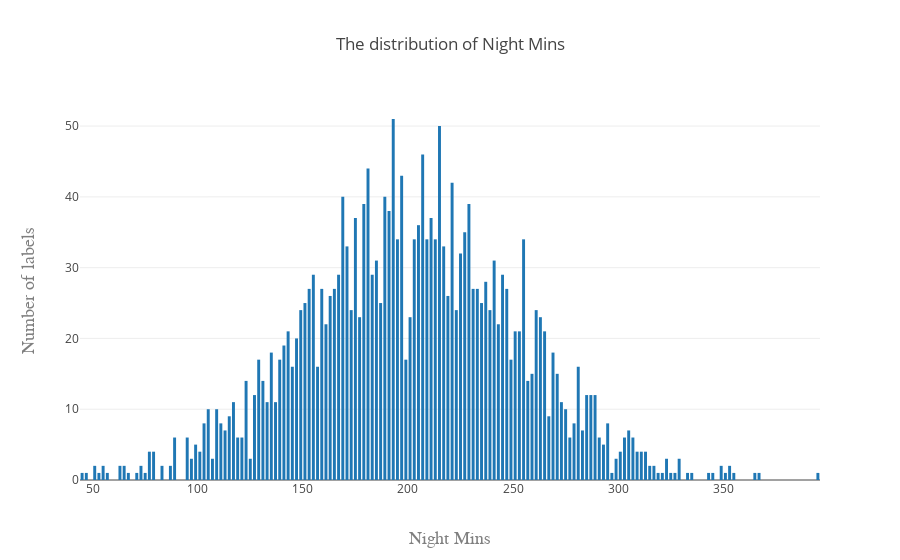

Notebook source saved alongside this figure:
### Code cell
plotHist(df,df_name[4])

### Figure 1 — Plotly figure (JSON) as saved in the notebook; plotly's stock layout.template omitted (floating-point values rounded to 4 significant figures; data arrays with more than 128 entries replaced by an {"elided": "..."} marker saying what was removed)
{"data": [{"autobinx": false, "histnorm": "count", "name": "Histogram of Wind Speed", "type": "histogram", "x": {"elided": "2300 float values"}, "xbins": {"end": 396, "size": 2, "start": 44}}], "layout": {"bargroupgap": 0.3, "title": "The distribution of Night Mins", "xaxis": {"title": "Night Mins", "titlefont": {"color": "#7f7f7f", "family": "Courier New, monospace", "size": 18}}, "yaxis": {"title": "Number of labels", "titlefont": {"color": "#7f7f7f", "family": "Courier New, monospace", "size": 18}}}}
